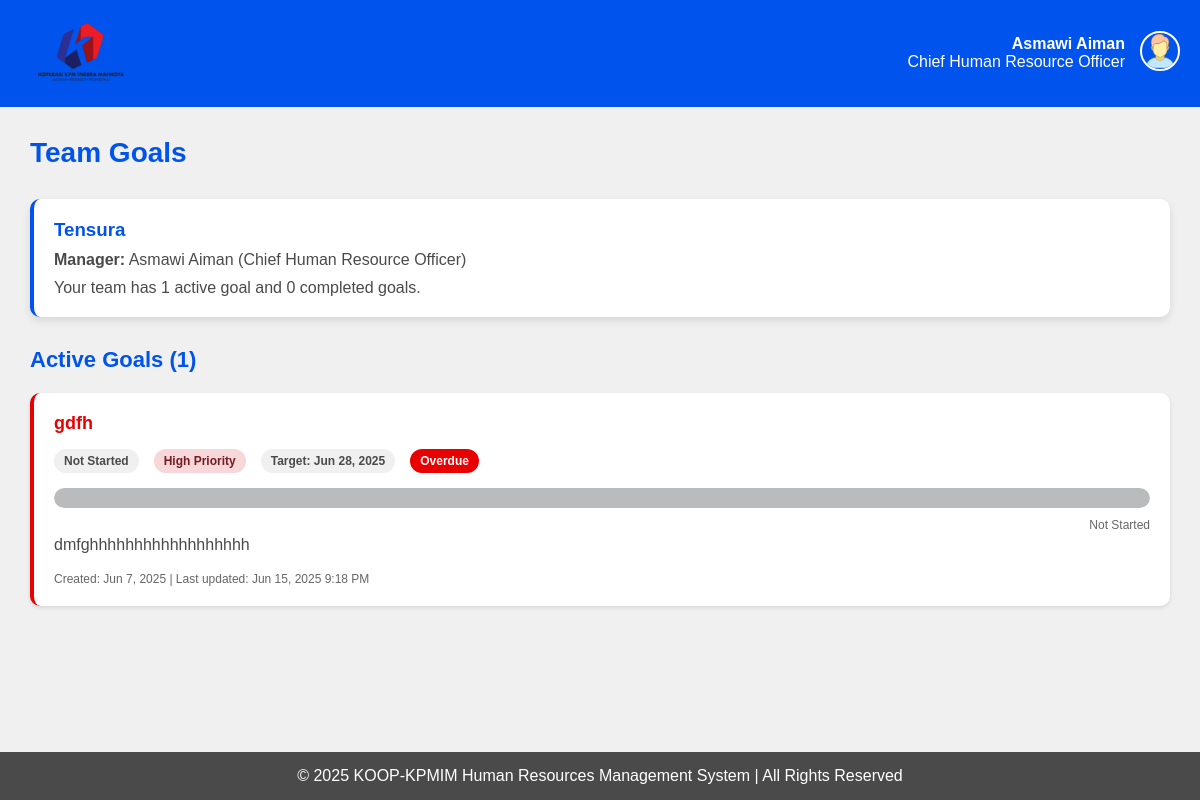
Before: /staff/view-goals/ (signed in) with the older database file.
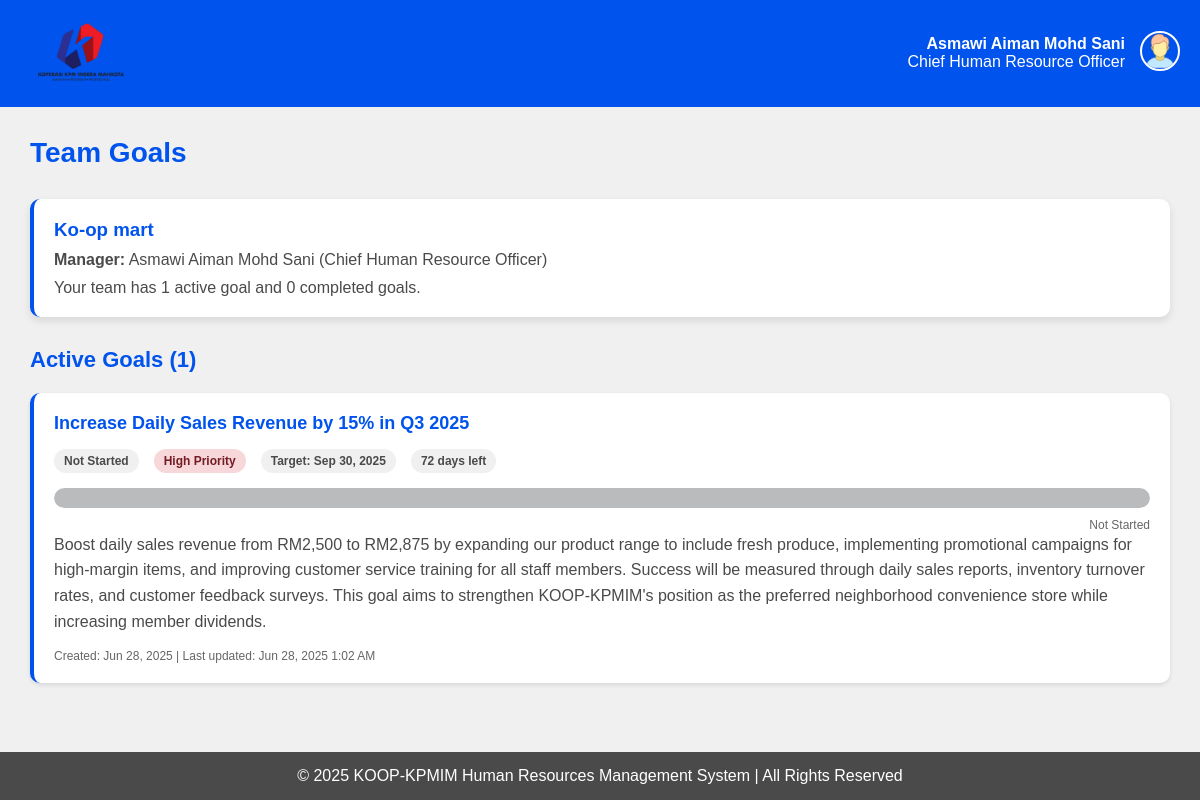
After: the same page with the newer database file.
### HRMS/models.py (models this page shows, shortened)
class STAFF(models.Model):
    id = models.TextField(primary_key=True, max_length=12)
    name = models.TextField(default='')
    position = models.TextField(default='')
    phone = models.TextField(default='')
    email = models.EmailField(default='')
    password = models.TextField(default='')
    STATUS = [
        ('',''),
        ('Married','married'),
        ('Single','single'),
    ]
    status = models.TextField(choices=STATUS, default='')
    GENDER = [
        ('',''),
        ('Male', 'male'),
        ('Female', 'female'),
    ]
    gender = models.TextField(choices=GENDER, default='')
    date_of_birth = models.DateField()
    bank_number = models.TextField(default='')
    emergency_contact = models.TextField(default='')

class TEAM(models.Model):
    id = models.AutoField(primary_key=True)
    name = models.TextField(default='')
    managerid = models.ForeignKey('MANAGER', on_delete=models.CASCADE)

class MANAGER(models.Model):
    id = models.TextField(primary_key=True)
    password = models.TextField(default='')
    staffid = models.ForeignKey(STAFF, on_delete=models.CASCADE)

class TEAM_GOALS(models.Model):
    id = models.AutoField(primary_key=True)
    title = models.TextField(max_length=200)
    description = models.TextField()
    target_date = models.DateField()
    created_date = models.DateField(auto_now_add=True)
    STATUS_CHOICES = [
        ('Not Started', 'not_started'),
        ('In Progress', 'in_progress'),
        ('Completed', 'completed'),
        ('On Hold', 'on_hold'),
    ]
    status = models.TextField(choices=STATUS_CHOICES, default='Not Started')
    PRIORITY_CHOICES = [
        ('Low', 'low'),
        ('Medium', 'medium'),
        ('High', 'high'),
        ('Critical', 'critical'),
    ]
    priority = models.TextField(choices=PRIORITY_CHOICES, default='Medium')
    progress_percentage = models.IntegerField(default=0)  # 0-100
    notes = models.TextField(blank=True, default='')
    team = models.ForeignKey(TEAM, on_delete=models.CASCADE, related_name='team_goals')
    created_by = models.ForeignKey(MANAGER, on_delete=models.CASCADE)
    last_updated = models.DateTimeField(auto_now=True)
    @property
    def is_overdue(self):
        malaysia_tz = pytz.timezone('Asia/Kuala_Lumpur')
        today_malaysia = timezone.now().astimezone(malaysia_tz).date()
        return self.target_date < today_malaysia and self.status != 'Completed'
    @property
    def days_remaining(self):
        malaysia_tz = pytz.timezone('Asia/Kuala_Lumpur')
        today_malaysia = timezone.now().astimezone(malaysia_tz).date()
        delta = self.target_date - today_malaysia
        return delta.days
    class Meta:
        ordering = ['-created_date']
        verbose_name = 'Team Goal'
        verbose_name_plural = 'Team Goals'

### HRMS/views.py (the view)
# urls.py: path('staff/view-goals/', views.staff_view_goals, name='staff_view_goals'),
def staff_view_goals(request):
    if not request.session.get('user_type') == 'staff':
        request.session.flush()
        messages.error(request, "You do not have permission to view this page. Please login again")
        return redirect('login')
    try:
        staff_id = request.session.get('user_id')
        staff = STAFF.objects.get(id=staff_id)
        try:
            team_membership = TEAM_MEMBERSHIP.objects.get(staff=staff)
            team = team_membership.team
            goals = TEAM_GOALS.objects.filter(team=team).order_by('target_date', '-priority')
            active_goals = goals.exclude(status='Completed')
            completed_goals = goals.filter(status='Completed')
        except TEAM_MEMBERSHIP.DoesNotExist:
            team = None
            goals = None
            active_goals = None
            completed_goals = None
        context = {
            'staff': staff,
            'team': team,
            'goals': goals,
            'active_goals': active_goals,
            'completed_goals': completed_goals,
        }
        return render(request, 'staff/view_goals.html', context)
    except STAFF.DoesNotExist:
        messages.error(request, "Staff profile not found. Please login again.")
        return redirect('login')
    except Exception as e:
        messages.error(request, f"An error occurred: {str(e)}")
        return redirect('staffmenu')

### HRMS/templates/staff/view_goals.html (shortened to what the changed rows need)
{% load static %}
<!DOCTYPE html>
<html lang="en">
<head>
</head>
<body>
    <header>
        <div class="header-right">
            <div class="user-info">
                <div><strong>{{ staff.name }}</strong></div>
                <div>{{ staff.position }}</div>
            </div>
        </div>
    </header>
    <main>
        <h1>Team Goals</h1>
        {% if team %}
            <div class="team-info">
                <h3 style="color: var(--secondary-color); margin-bottom: 10px;">{{ team.name }}</h3>
                <p><strong>Manager:</strong> {{ team.managerid.staffid.name }} ({{ team.managerid.staffid.position }})</p>
                {% if goals %}
                    <p style="margin-top: 10px;">Your team has {{ active_goals.count }} active goal{{ active_goals.count|pluralize }} and {{ completed_goals.count }} completed goal{{ completed_goals.count|pluralize }}.</p>
                {% else %}
                    <p style="margin-top: 10px;">No goals have been set for your team yet.</p>
                {% endif %}
            </div>
            {% if active_goals %}
                <div class="section-header">
                    <h2 class="section-title">Active Goals ({{ active_goals.count }})</h2>
                </div>
                {% for goal in active_goals %}
                <div class="goal-card {% if goal.is_overdue %}overdue{% endif %}">
                    <h3 class="goal-title">{{ goal.title }}</h3>
                    <div class="goal-meta">
                        <span class="meta-item status-{{ goal.status|lower|cut:' ' }}">{{ goal.status }}</span>
                        <span class="meta-item priority-{{ goal.priority|lower }}">{{ goal.priority }} Priority</span>
                        <span class="meta-item">Target: {{ goal.target_date|date:"M j, Y" }}</span>
                        {% if goal.is_overdue %}
                            <span class="meta-item priority-critical">Overdue</span>
                        {% else %}
                            {% if goal.days_remaining > 0 %}
                                <span class="meta-item">{{ goal.days_remaining }} days left</span>
                            {% elif goal.days_remaining == 0 %}
                                <span class="meta-item priority-high">Due Today</span>
                            {% endif %}
                        {% endif %}
                    </div>
                    <div class="progress-bar">
                        {% if goal.progress_percentage == 0 %}
                            <div class="progress-fill no-progress"></div>
                        {% else %}
                            <div class="progress-fill has-progress" style="width: {{ goal.progress_percentage }}%"></div>
                        {% endif %}
                    </div>
                    <div style="text-align: right; font-size: 12px; color: #666; margin-top: 5px;">
                        {% if goal.progress_percentage == 0 %}
                            Not Started
                        {% else %}
                            {{ goal.progress_percentage }}% Complete
                        {% endif %}
                    </div>
                    <div class="goal-description">
                        {{ goal.description|linebreaksbr }}
                    </div>
                    <div style="font-size: 12px; color: #666; margin-top: 15px;">
                        Created: {{ goal.created_date|date:"M j, Y" }} | Last updated: {{ goal.last_updated|date:"M j, Y g:i A" }}
                    </div>
                </div>
                {% endfor %}
            {% endif %}
        {% else %}
            <div class="no-team">
                <h3>Not Assigned to a Team</h3>
                <p>You are not currently assigned to any team. Please contact your manager to be assigned to a team to view team goals.</p>
            </div>
        {% endif %}
    </main>
</body>
</html>

Changed rows visible on the page:
removed TEAM_GOALS: title "gdfh", status "Not Started", priority "High", target_date "Jun 28, 2025", shows "Overdue", progress_percentage 0 (drawn), description "dmfghhhhhhhhhhhhhhhhhh", created_date "Jun 7, 2025", last_updated "Jun 15, 2025 9:18 PM"
changed STAFF "Chief Human Resource Officer": name "Asmawi Aiman" → "Asmawi Aiman Mohd Sani"
changed TEAM "Chief Human Resource Officer": name "Tensura" → "Ko-op mart"; managerid.staffid.name "Asmawi Aiman" → "Asmawi Aiman Mohd Sani"
added TEAM_GOALS: title "Increase Daily Sales Revenue by 15% in Q3 2025", status "Not Started", priority "High", target_date "Sep 30, 2025", days_remaining "72", progress_percentage 0 (drawn), description "Boost daily sales revenue from RM2,500 to RM2,875 by expanding our product range to include fresh produce, implementing promotional campaigns for high-margin items, and improving customer service training for all staff members. Success will be measured through daily sales reports, inventory turnover rates, and customer feedback surveys. This goal aims to strengthen KOOP-KPMIM's position as the preferred neighborhood convenience store while increasing member dividends.", created_date "Jun 28, 2025", last_updated "Jun 28, 2025 1:02 AM"
